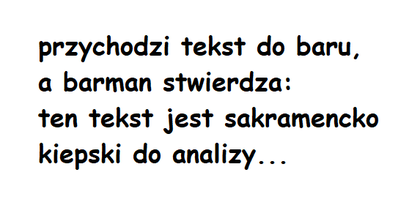
%> input picture Kolos/tekst2.png, 420 x 216 px, shrunk from 573 x 295 before the run
$ octave literki_znajdowanie.m   (GNU Octave 9; MATLAB toolbox functions it lacks are replaced by stand-ins)
%> lines starting %> are read from the running program, lines starting %| are printed output that depends on the picture; in (x1, y1, x2, y2) boxes, pixels count from 0 and x2, y2 are one past the last pixel; in counts of white or black regions, pixels touching at a corner belong together; the program's own positions count from 1
close all; clear; clc;

a = imread('tekst2.png');
%> a is the input picture: size 216x420x3 uint8; mean R, G, B 231.8, 231.8, 231.8
a_hsv = rgb2hsv(a);
%> a_hsv: size 216x420x3 double; mean H, S, V 0.055, 0.0599, 0.918
bin = a_hsv(:, :, 3) ~= 1;
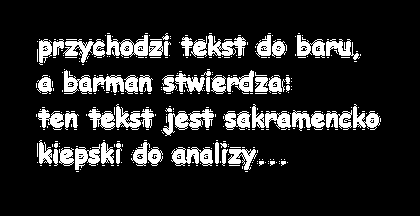
%> bin: size 216x420 logical; 14.5% white; 340 white regions (288 under 20 px), largest, box (x1, y1, x2, y2) and area: (163, 109, 214, 136) 622, (106, 35, 148, 57) 552, (116, 104, 154, 130) 499
bin = bwareaopen(bin, 40);
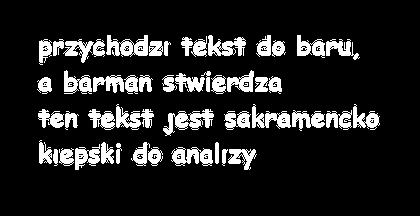
%> bin: size 216x420 logical; 13.4% white; 47 white regions

[aseq, N] = bwlabel(bin);
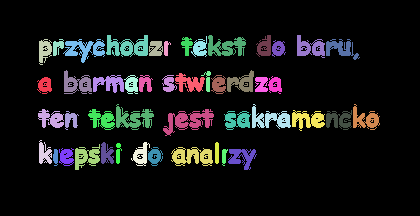
%> aseq: size 216x420 double; 48 distinct labels, from 0 to 47; one colour per label, 0 black
%> N = 47
props = regionprops(aseq, 'all');
%> props = 47 regions; largest, box (x1, y1, x2, y2), Area, Centroid, MajorAxisLength, MinorAxisLength and Eccentricity: (163, 109, 214, 136) 622 [189.3 121.3] 57 20.78 0.931, (106, 35, 148, 57) 552 [128.4 47.7] 51.52 20.68 0.916, (116, 104, 154, 130) 499 [134 119.1] 45.06 21.7 0.876

pole = zeros(1, N);

for k = 1:N
    pole(1, k) = props(k).Area;
end
%> this loop made 47 passes
%> after the loop, pole = 47 values, max 622 at index 24, min 63 at index 25, mean 259.3

min_pole = min(pole);
%> min_pole = 63
max_pole = max(pole);
%> max_pole = 622

counts = min_pole : 1 : max_pole; %generujemy wszystkie mozliwe pola
%> counts = 560 values from 63 to 622

hist_pole = hist(pole, counts);
%> hist_pole = 560 values, max 3 at index 94, min 0 at index 2, mean 0.0839

for w=1:3
%> this loop made 3 passes; what is shown inside it comes from the first
    lit1=false(size(bin));
    nr = find(hist_pole == max(hist_pole), 1, 'first'); %indeks
%> nr = 94
    ile = counts(nr); %pole od danego indeksu - ile tego mam
%> ile = 156

    for k=1:N
        if pole(k) == ile
            lit1=lit1 + (aseq==k);
        end
    end
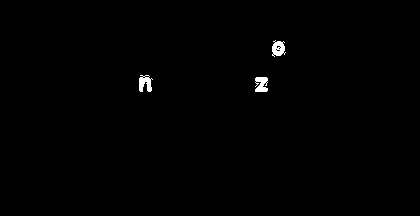
%> lit1: size 216x420 double; values 0 (black) and 1 (white), 0.52% white; 3 white regions, box (x1, y1, x2, y2) and area: (272, 40, 286, 57) 156, (139, 75, 153, 92) 156, (255, 77, 268, 92) 156
    subplot(2,2,w+1),imshow(lit1);

    hist_pole(nr)=0;
end
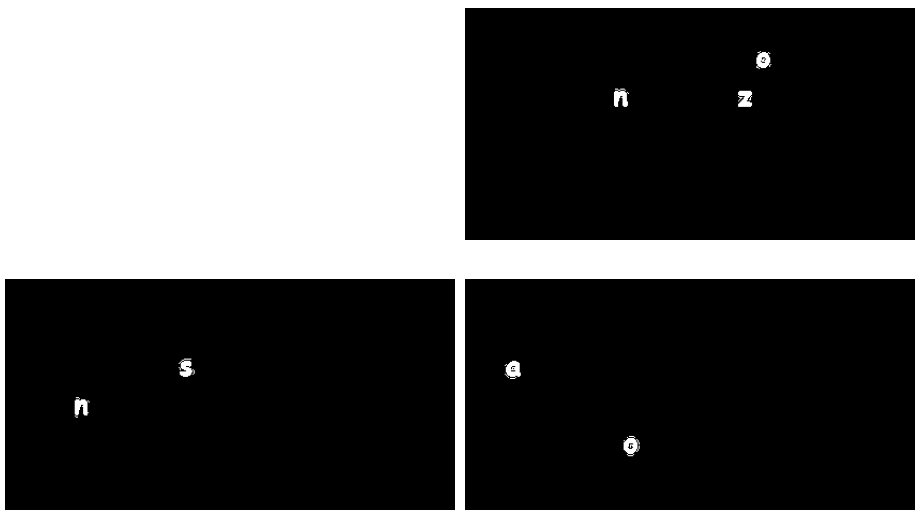
%> figure redrawn from the program's plot data, 3 panels
